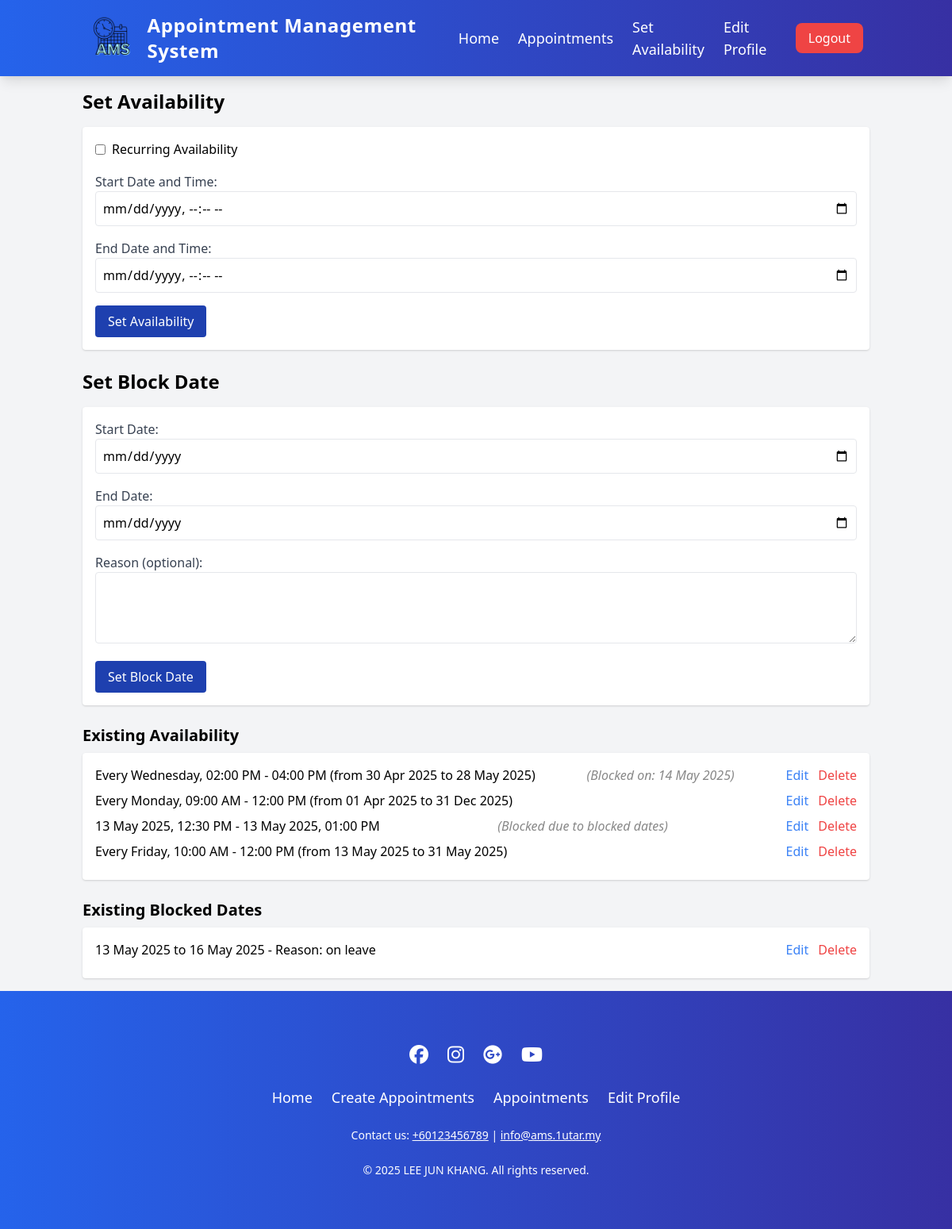
Page /set_availability.php (signed in) on the earlier database version.
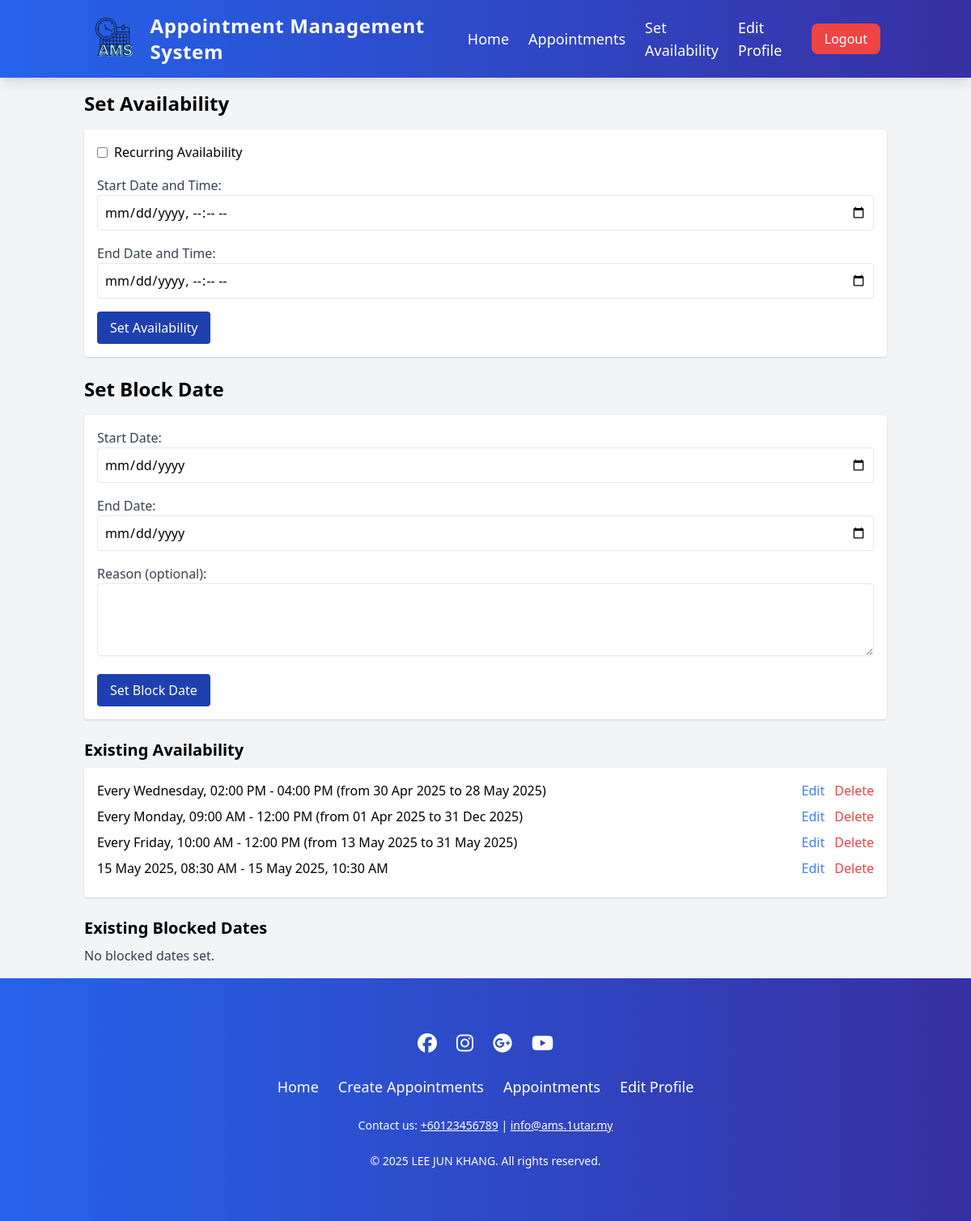
Same page on the later database version.
### tables this page shows
CREATE TABLE `lecturer_availability` (
  `id` int(11) NOT NULL,
  `lecturer_id` bigint(11) NOT NULL,
  `is_recurring` tinyint(1) NOT NULL DEFAULT 0,
  `day_of_week` int(11) DEFAULT NULL,
  `start_time` time DEFAULT NULL,
  `end_time` time DEFAULT NULL,
  `start_date` date DEFAULT NULL,
  `end_date` date DEFAULT NULL,
  `start_datetime` datetime DEFAULT NULL,
  `end_datetime` datetime DEFAULT NULL,
  `created_at` timestamp NOT NULL DEFAULT current_timestamp(),
  `updated_at` timestamp NOT NULL DEFAULT current_timestamp() ON UPDATE current_timestamp()
);

CREATE TABLE `blocked_dates` (
  `id` bigint(11) NOT NULL,
  `lecturer_id` bigint(11) DEFAULT NULL,
  `start_date` date NOT NULL,
  `end_date` date NOT NULL,
  `reason` varchar(255) DEFAULT NULL,
  `created_at` timestamp NOT NULL DEFAULT current_timestamp()
);

### set_availability.php (the view, shortened to what the changed rows need)
<?php
include("database.php");
$user_id = $_SESSION['id'] ?? null;
$query = "SELECT id FROM lecturers WHERE user_id = ?";
$stmt = $con->prepare($query);
$stmt->bind_param("i", $user_id);
$stmt->execute();
$result = $stmt->get_result();
$lecturer = $result->fetch_assoc();
$lecturer_id = $lecturer['id'];
$query = "SELECT * FROM lecturer_availability WHERE lecturer_id = ?";
$stmt = $con->prepare($query);
$stmt->bind_param("i", $lecturer_id);
$stmt->execute();
$result = $stmt->get_result();
$availabilities = [];
while ($row = $result->fetch_assoc()) {
    $availabilities[] = $row;
}
$query = "SELECT * FROM blocked_dates WHERE lecturer_id = ? ORDER BY start_date ASC";
$stmt = $con->prepare($query);
$stmt->bind_param("i", $lecturer_id);
$stmt->execute();
$result = $stmt->get_result();
$blocked_dates = [];
while ($row = $result->fetch_assoc()) {
    $blocked_dates[] = $row;
}
function checkOverlap($start_date, $end_date, $blocked_dates)
{
    $start = new DateTime($start_date);
    $end = new DateTime($end_date);
    foreach ($blocked_dates as $blocked) {
        $block_start = new DateTime($blocked['start_date']);
        $block_end = new DateTime($blocked['end_date']);
        if ($start <= $block_end && $end >= $block_start) {
            return true;
        }
    }
    return false;
}
function findRecurringOverlaps($avail, $blocked_dates)
{
    if (empty($blocked_dates)) {
        return [];
    }
    $overlapping_periods = [];
    $day_of_week = $avail['day_of_week'];
    $start_time = $avail['start_time'];
    $end_time = $avail['end_time'];
    $recurring_start = $avail['start_date'] ? new DateTime($avail['start_date']) : new DateTime();
    $recurring_end = $avail['end_date'] ? new DateTime($avail['end_date']) : (new DateTime())->modify('+1 year');
    $current = clone $recurring_start;
    while ($current <= $recurring_end) {
        if ((int)$current->format('w') === $day_of_week) {
            $instance_start = (clone $current)->setTime((int)substr($start_time, 0, 2), (int)substr($start_time, 3, 2));
            $instance_end = (clone $current)->setTime((int)substr($end_time, 0, 2), (int)substr($end_time, 3, 2));
            foreach ($blocked_dates as $blocked) {
                $block_start = new DateTime($blocked['start_date']);
                $block_end = new DateTime($blocked['end_date']);
                if ($instance_start <= $block_end && $instance_end >= $block_start) {
                    $overlapping_periods[] = $instance_start->format('d M Y');
                }
            }
        }
        $current->modify('+1 day');
    }
    if (empty($overlapping_periods)) {
        return [];
    }
    $simplified_periods = [];
    $current_period = [];
    $dates = array_unique($overlapping_periods);
    sort($dates);
    foreach ($dates as $index => $date) {
        if (empty($current_period)) {
            $current_period = [$date, $date];
        }
    }
    if (!empty($current_period)) {
        if ($current_period[0] === $current_period[1]) {
            $simplified_periods[] = $current_period[0];
        } else {
            $simplified_periods[] = $current_period[0] . " to " . $current_period[1];
        }
    }
    return $simplified_periods;
}
?>
<!DOCTYPE html>
<html lang="en">
<head>
    <link rel="stylesheet" type="text/css"
        href="https://cdnjs.cloudflare.com/ajax/libs/font-awesome/6.6.0/css/all.min.css">
    <link rel="stylesheet" href="https://unicons.iconscout.com/release/v4.0.0/css/line.css">
    <link href="https://cdn.jsdelivr.net/npm/tailwindcss@2.2.19/dist/tailwind.min.css" rel="stylesheet">
</head>
<body class="bg-gray-100 font-merriweather">
    <div class="container mx-auto p-4">
        <h2 class="text-2xl font-bold mb-4">Set Availability</h2>
        <form id="set-availability-form" action="set_availability.php" method="post"
            class="bg-white p-4 rounded shadow mb-6" onsubmit="return validateForm('set-availability-form')">
            <div class="mb-4">
            </div>
            <div id="non-recurring-fields" class="">
            </div>
            <button type="submit" name="set_availability"
                class="bg-blue-800 text-white py-2 px-4 rounded hover:bg-blue-900">Set Availability</button>
        </form>
        <h2 class="text-2xl font-bold mb-4">Set Block Date</h2>
        <form action="set_availability.php" method="post" class="bg-white p-4 rounded shadow mb-6">
            <div class="mb-4">
            </div>
            <div class="mb-4">
            </div>
            <div class="mb-4">
            </div>
            <button type="submit" name="set_block_date"
                class="bg-blue-800 text-white py-2 px-4 rounded hover:bg-blue-900">Set Block Date</button>
        </form>
        <h3 class="text-xl font-semibold mt-6 mb-2">Existing Availability</h3>
        <?php if (count($availabilities) > 0): ?>
            <ul class="bg-white p-4 rounded shadow">
                <?php foreach ($availabilities as $avail): ?>
                    <li class="mb-2 flex justify-between items-center">
                        <?php
                        $avail_id = $avail['id'];
                        $is_recurring = $avail['is_recurring'];
                        $start_datetime = $avail['start_datetime'] ? date("d M Y, h:i A", strtotime($avail['start_datetime'])) : null;
                        $end_datetime = $avail['end_datetime'] ? date("d M Y, h:i A", strtotime($avail['end_datetime'])) : null;
                        $day_of_week = $avail['day_of_week'];
                        $start_time = $avail['start_time'];
                        $end_time = $avail['end_time'];
                        $start_date = $avail['start_date'];
                        $end_date = $avail['end_date'];
                        if ($is_recurring) {
                            $days = ['Sunday', 'Monday', 'Tuesday', 'Wednesday', 'Thursday', 'Friday', 'Saturday'];
                            $day_name = $days[$day_of_week];
                            $start_time_display = date("h:i A", strtotime($start_time));
                            $end_time_display = date("h:i A", strtotime($end_time));
                            $recurring_period = '';
                            if ($start_date && $end_date) {
                                $start_date_display = date("d M Y", strtotime($start_date));
                                $end_date_display = date("d M Y", strtotime($end_date));
                                $recurring_period = " (from $start_date_display to $end_date_display)";
                            }
                            echo "Every $day_name, $start_time_display - $end_time_display$recurring_period";
                            $overlapping_periods = findRecurringOverlaps($avail, $blocked_dates);
                            if (!empty($overlapping_periods)) {
                                $overlap_message = " (Blocked on: " . implode(", ", $overlapping_periods) . ")";
                                echo " <span class='disabled-text'>$overlap_message</span>";
                            }
                        } else {
                            $is_blocked = checkOverlap(date("Y-m-d", strtotime($avail['start_datetime'])), date("Y-m-d", strtotime($avail['end_datetime'])), $blocked_dates);
                            echo "$start_datetime - $end_datetime";
                            if ($is_blocked) {
                                echo " <span class='disabled-text'>(Blocked due to blocked dates)</span>";
                            }
                        }
                        ?>
                        <div>
                            <button
                                onclick="openEditAvailModal(<?php echo $avail_id; ?>, '<?php echo $is_recurring; ?>', '<?php echo $start_datetime; ?>', '<?php echo $end_datetime; ?>', '<?php echo $day_of_week; ?>', '<?php echo $start_time; ?>', '<?php echo $end_time; ?>', '<?php echo $start_date; ?>', '<?php echo $end_date; ?>')"
                                class="text-blue-500 hover:underline mr-2">Edit</button>
                            <button onclick="confirmDelete('availability', <?php echo $avail_id; ?>)"
                                class="text-red-500 hover:underline">Delete</button>
                        </div>
                    </li>
                <?php endforeach; ?>
            </ul>
        <?php else: ?>
            <p class="text-gray-700">No availability set.</p>
        <?php endif; ?>
        <h3 class="text-xl font-semibold mt-6 mb-2">Existing Blocked Dates</h3>
        <?php if (count($blocked_dates) > 0): ?>
            <ul class="bg-white p-4 rounded shadow">
                <?php foreach ($blocked_dates as $blocked): ?>
                    <li class="mb-2 flex justify-between items-center">
                        <?php
                        $start_date = date("d M Y", strtotime($blocked['start_date']));
                        $end_date = date("d M Y", strtotime($blocked['end_date']));
                        $reason = $blocked['reason'] ? " - Reason: " . htmlspecialchars($blocked['reason']) : '';
                        $id = $blocked['id'];
                        echo "<span>$start_date to $end_date$reason</span>";
                        ?>
                        <div>
                            <button
                                onclick="openEditBlockedModal(<?php echo $id; ?>, '<?php echo $start_date; ?>', '<?php echo $end_date; ?>', '<?php echo htmlspecialchars($blocked['reason'] ?? ''); ?>')"
                                class="text-blue-500 hover:underline mr-2">Edit</button>
                            <button onclick="confirmDelete('blocked date', <?php echo $id; ?>)"
                                class="text-red-500 hover:underline">Delete</button>
                        </div>
                    </li>
                <?php endforeach; ?>
            </ul>
        <?php else: ?>
            <p class="text-gray-700">No blocked dates set.</p>
        <?php endif; ?>
    </div>
    <?php include("footer.php"); ?>
</body>
</html>

Differences in the rows shown:
removed lecturer_availability: start_datetime "13 May 2025, 12:30 PM", end_datetime "13 May 2025, 01:00 PM", shows "(Blocked due to blocked dates)"
removed blocked_dates: start_date "13 May 2025", end_date "16 May 2025", reason "- Reason: on leave"
shown differently, row unchanged: lecturer_availability "Wednesday": overlap_message "(Blocked on: 14 May 2025)" → (not shown)
added lecturer_availability: start_datetime "15 May 2025, 08:30 AM", end_datetime "15 May 2025, 10:30 AM"
Other differences:
text now shown: "No blocked dates set."
